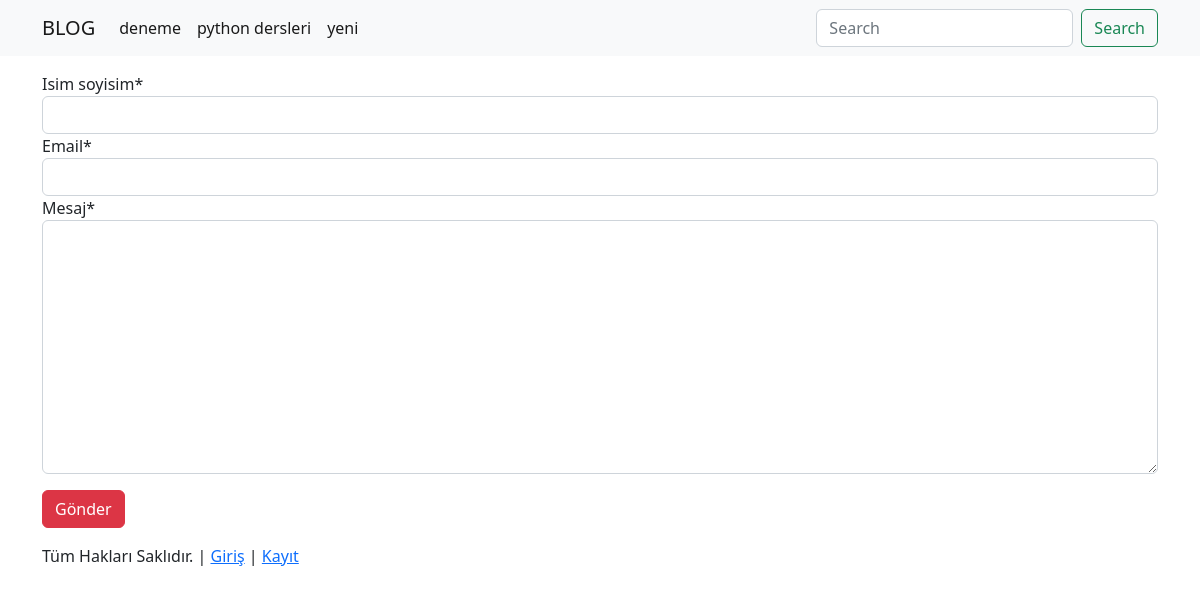
Screenshot of /iletisim with the database file from the repository.
### blog/models/kategori.py (models this page shows, shortened)
class KategoriModel(models.Model):
    isim = models.CharField(max_length=30, blank=False, null=False)
    slug = AutoSlugField(populate_from='isim', unique = True)
    class Meta:
        db_table = 'kategori'
        verbose_name_plural = 'Kategoriler'
        verbose_name ='Kategori'

### blog/views/iletisim.py (the view, shortened to what this page needs)
# urls.py: path('iletisim', IletisimFormView.as_view(), name='iletisim'),
class IletisimFormView(FormView):
    template_name='pages/iletisim.html'
    form_class=IletisimForm
    success_url='/email-gonderildi'

### blog/forms/iletisim.py
class IletisimForm(forms.ModelForm):
    class Meta:
        model = IletisimModel
        fields = ('isim_soyisim', 'email', 'mesaj')

### blog/templatetags/kategori_list.py (called while the page is built)
@register.simple_tag
def kategori_list():
    kategoriler=KategoriModel.objects.all()
    return kategoriler

### blog/templates/pages/iletisim.html (shortened to what this page needs)
{% extends 'base.html' %}
{% load crispy_forms_tags %}
{% block content %}
    <form method="POST">
        {{ form | crispy}}
        <input type="submit" class= 'btn btn-danger mt-3 mb-3' value="Gönder"/>
    </form>
{% endblock %}

### templates/components/navbar.html (shortened to what this page needs)
{% load kategori_list %}
{% kategori_list as kategoriler %}
<nav class="navbar navbar-expand-lg bg-light">
    <div class="container">
      <a class="navbar-brand" href="{% url 'anasayfa' %}">BLOG</a>
      <div class="collapse navbar-collapse" id="navbarSupportedContent">
        <ul class="navbar-nav me-auto mb-2 mb-lg-0">
          {% for kategori in kategoriler %}
          <li class="nav-item">
            <a class="nav-link active" aria-current="page" href="{% url 'kategori' kategoriSlug=kategori.slug %}">{{ kategori.isim }}</a>
          </li>
          {% endfor %}
        </ul>
        <form acrion="{% url 'anasayfa' %}" class="d-flex" role="search">
          <input class="form-control me-2" name="sorgu" type="search" placeholder="Search" aria-label="Search">
          <button class="btn btn-outline-success"  type="submit">Search</button>
        </form>
      </div>
    </div>
  </nav>

### rows the page displays
KategoriModel: isim "deneme"
KategoriModel: isim "python dersleri"
KategoriModel: isim "yeni"
